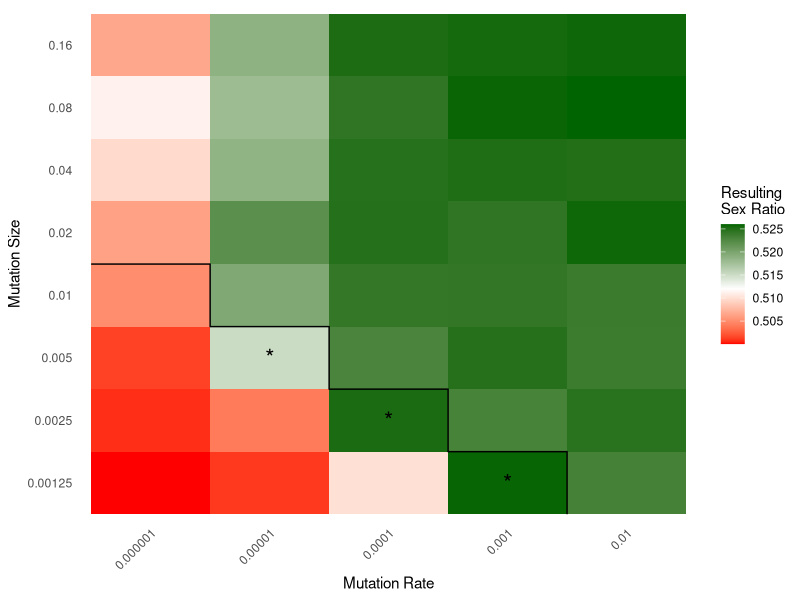

Source code (R):
#### Packages and setup ####

library(dplyr)
library(tidyr) 
library(ggplot2)
library(data.table)

options(scipen = 999) #to avoid inconsistencies with scientific notation

#Set working directory containing combined results file
#setwd("")

#### Upload and organise data ####

# #Code used to originally combine all files into master output
# #Grab the set wd
# stated_wd <- getwd()
# #Set working directory that has all of the simulation results files
# wd <- paste0(stated_wd, "/SongZhang-original_Simulation_SLiM_human_directional/")
# setwd(wd)
# # Get a list of files matching the pattern, ? means optional, * means 0+ digits
# folder_list <- Filter(function(x) grepl("Human_mr1e-\\d+_ms0\\.\\d+$", x),
#                       list.dirs(path = ".", full.names = TRUE, recursive = TRUE))
# # Initialize an empty data frame to store the combined data
# simulation_data <- data.frame()
# # Set up list of files, AF_O.txt to AF_29.txt
# file_list <- sprintf("Summary_all_%d.txt", 0:29)
# # Loop through each folder and get all files
# for(folder_name in folder_list){
#   # Extract the mutation rate and size from the file name using regular expression
#   mr <- as.numeric(sub("./Human_mr1e-(\\d+)_ms0\\.\\d+", "\\1", folder_name))
#   ms <- as.numeric(sub("./Human_mr1e-\\d+_ms0\\.(\\d+)", "\\1", folder_name))
#   # Change working directory to that folder
#   wd <- paste0(stated_wd, "/SongZhang-original_Simulation_SLiM_human_directional", folder_name, "/")
#   setwd(wd)
#   # Loop through each file and read the data
#   for (file_name in file_list) {
#     temp_data <- fread(file_name) # Read the CSV file
#     # Only retain final generation data
#     temp_data <- temp_data[which.max(temp_data$N_gen), , drop = FALSE]
#     # Add mutation rate and mutation size info
#     temp_data$mr <- mr
#     temp_data$ms <- ms
#     simulation_data <- rbind(simulation_data, temp_data)  # Combine the data
#   }
# }
# # Save combined data file
# write.csv(simulation_data, file = "SongZhang-original_Simulation_SLiM_human_directional_combined.csv", row.names = FALSE)

# Read combined data file
simulation_data <- read.csv("SongZhang-original_Simulation_SLiM_human_directional_combined.csv")

#Fix the ms and mr values
simulation_data <- simulation_data %>%
  mutate(ms = case_when(
    ms == 1 ~ 0.01,
    ms == 2 ~ 0.02,
    ms == 4 ~ 0.04,
    ms == 8 ~ 0.08,
    ms == 16 ~ 0.16,
    ms == 5 ~ 0.005,
    ms == 25 ~ 0.0025,
    ms == 125 ~ 0.00125,
    TRUE ~ ms  # Preserve original value if not matched
  ))
simulation_data <- simulation_data %>%
  mutate(mr = case_when(
    mr == 2 ~ 1e-02,
    mr == 3 ~ 1e-03,
    mr == 4 ~ 1e-04,
    mr == 5 ~ 1e-05,
    mr == 6 ~ 1e-06,
    TRUE ~ mr  # Preserve original value if not matched
  ))

# Average for each parameter combo
  simulation_data <- simulation_data %>%
  group_by(mr, ms) %>%
  summarise(across(where(is.numeric), ~ mean(.x, na.rm = TRUE)), .groups = "drop")

#### Heat map ####

# Convert mr and ms to factors to treat them as categorical variables
simulation_data$mr <- as.factor(simulation_data$mr)
simulation_data$ms <- as.factor(simulation_data$ms)
  
# Set up steps showing simulations where h2 < .00038 (upper 95CI)
# + 1 to each parameter value since the line will need to be shifted down in ggplot
steps <- data.frame(mr = factor(c(1e-06, 1e-05, 1e-04, 1e-03, 1e-02)), ms = factor(c(.02, .01, .005, .0025, .00125)))

  # Create the plot
  ggplot(simulation_data, aes(x = as.factor(mr), y = as.factor(ms), fill = Sex_ratio_European)) +
    geom_tile() +
    scale_fill_gradientn(
      colors = c("red", "white", "darkgreen"),
      #Sets the midway point according to Song and Zhang's "optimal value" of 0.524
      values = c(0, 0.4615, 1), 
      na.value = NA,
      limits = range(simulation_data$Sex_ratio_European, na.rm = TRUE)
    ) +
    # Add black step
    geom_step(data = steps, mapping = aes(x=mr, y=ms), group = 1, 
              inherit.aes = F, position = position_nudge(x = -0.5, y = -0.5)) +
    labs(
      x = "Mutation Rate",
      y = "Mutation Size",
      fill = "Resulting\nSex Ratio"
    ) +
    # Add *s
    annotate("text", x = as.factor(0.00001), y = as.factor(0.005), 
             label = "*", color = "black", 
             size = 6) +
    annotate("text", x = as.factor(0.0001), y = as.factor(0.0025), 
             label = "*", color = "black", 
             size = 6) +
    annotate("text", x = as.factor(0.001), y = as.factor(0.00125), 
             label = "*", color = "black", 
             size = 6) +
    theme_minimal() +
    theme(
      panel.background = element_rect(fill = "white", color = NA),  # White panel background
      panel.grid = element_blank(),  # Remove grid lines
      panel.border = element_blank(),  # Remove any border
      axis.ticks = element_blank(),  # Remove axis ticks
      axis.text.x = element_text(angle = 45, hjust = 1)  # Rotate x-axis labels if needed
    )
  
  